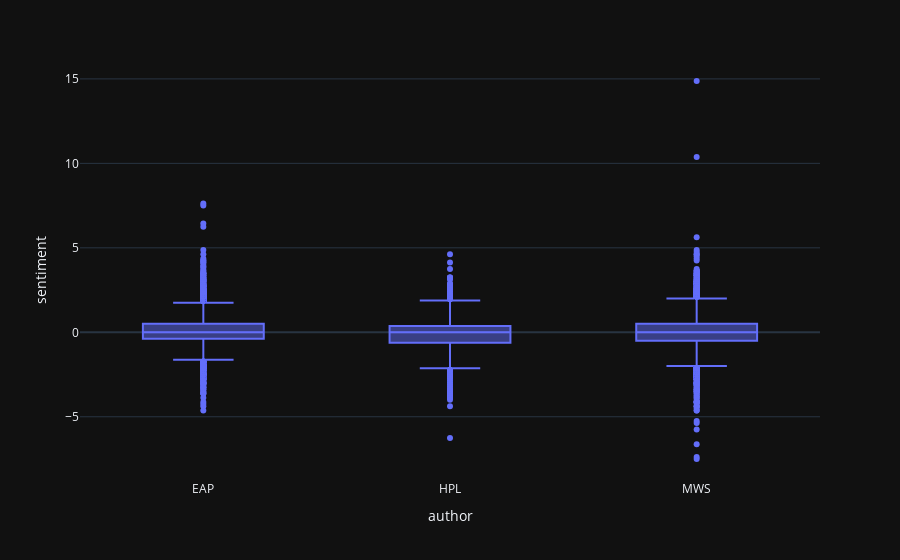

Notebook cell for this chart:
### Code cell
df_sentiment = df[['author', 'sentiment']]
fig = px.box(df_sentiment, x="author", y="sentiment")
fig.show()

### Figure 1 — Plotly figure (JSON) as saved in the notebook; plotly's stock layout.template omitted (floating-point values rounded to 4 significant figures; data arrays with more than 128 entries replaced by an {"elided": "..."} marker saying what was removed)
{"data": [{"alignmentgroup": "True", "hovertemplate": "author=%{x}<br>sentiment=%{y}<extra></extra>", "legendgroup": "", "marker": {"color": "#636efa"}, "name": "", "notched": false, "offsetgroup": "", "orientation": "v", "showlegend": false, "x": {"elided": "19579 str values"}, "x0": " ", "xaxis": "x", "y": {"elided": "19579 float values"}, "y0": " ", "yaxis": "y", "type": "box"}], "layout": {"xaxis": {"anchor": "y", "domain": [0.0, 1.0], "title": {"text": "author"}}, "yaxis": {"anchor": "x", "domain": [0.0, 1.0], "title": {"text": "sentiment"}}, "legend": {"tracegroupgap": 0}, "margin": {"t": 60}, "boxmode": "group"}}
